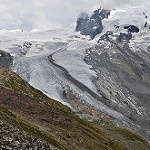
#> input picture Dataset/2259.jpg, 150 x 150 px
$ python -i imagesretireval.py   (imports and definitions only)
#> lines starting #> are read from the running program, lines starting #| are printed output that depends on the picture
import cv2 as cv
import numpy as np
import glob
import pandas as pd


# [30 lines left out: function dataSetHistograms, not called in this run]


def histQueryImage(path):
#> called with path = 'Dataset/2259.jpg'
    query_image = cv.imread(path)
#> query_image is the input picture: shape (150, 150, 3); mean B, G, R 126.6, 129, 130.8
    query_image = cv.resize(query_image, (200, 200))
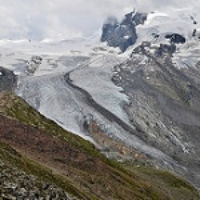
#> query_image: shape (200, 200, 3); mean B, G, R 126.5, 128.9, 130.7
    hist_n = np.zeros((3, 256, 1))
    for c in range(3):
        hist_n[c] = cv.calcHist([query_image], [c], None, [256], [0, 256])
    hist = cv.normalize(hist_n, hist_n)
    return hist


# [52 lines left out: functions distanceHistogram, topTenImages, not called in this run]


# [9 lines not run here, left out]

>>> result = histQueryImage('Dataset/2259.jpg')

$ run again, on Dataset/2502.jpg
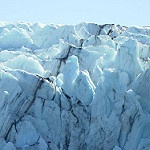
#> input picture Dataset/2502.jpg, 150 x 150 px
#> in histQueryImage, query_image is the input picture: shape (150, 150, 3); mean B, G, R 192, 167.6, 128.8
#> in histQueryImage, `query_image = cv.resize(query_image, (200, 200))`:
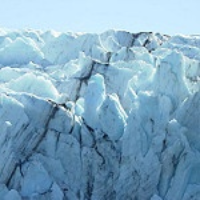
#> query_image: shape (200, 200, 3); mean B, G, R 192, 167.5, 128.8

$ run again, on Dataset/2511.jpg
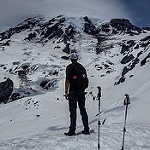
#> input picture Dataset/2511.jpg, 150 x 150 px
#> in histQueryImage, query_image is the input picture: shape (150, 150, 3); mean B, G, R 137.6, 126.6, 120.4
#> in histQueryImage, `query_image = cv.resize(query_image, (200, 200))`:
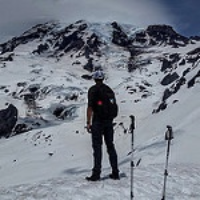
#> query_image: shape (200, 200, 3); mean B, G, R 137.5, 126.5, 120.3

$ run again, on Dataset/2564.jpg
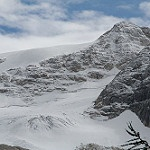
#> input picture Dataset/2564.jpg, 150 x 150 px
#> in histQueryImage, query_image is the input picture: shape (150, 150, 3); mean B, G, R 161.2, 153.2, 147
#> in histQueryImage, `query_image = cv.resize(query_image, (200, 200))`:
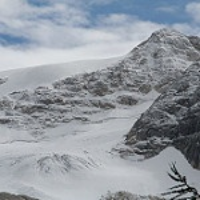
#> query_image: shape (200, 200, 3); mean B, G, R 161, 153.1, 146.9
